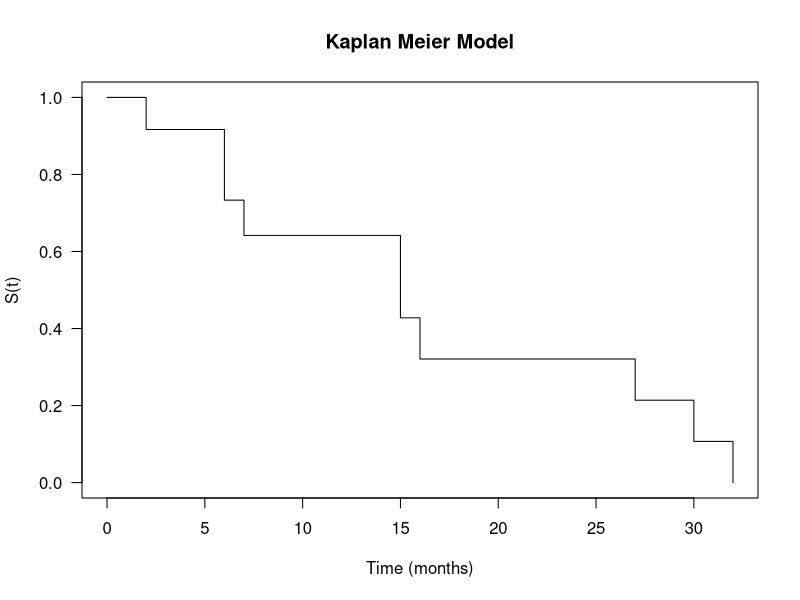
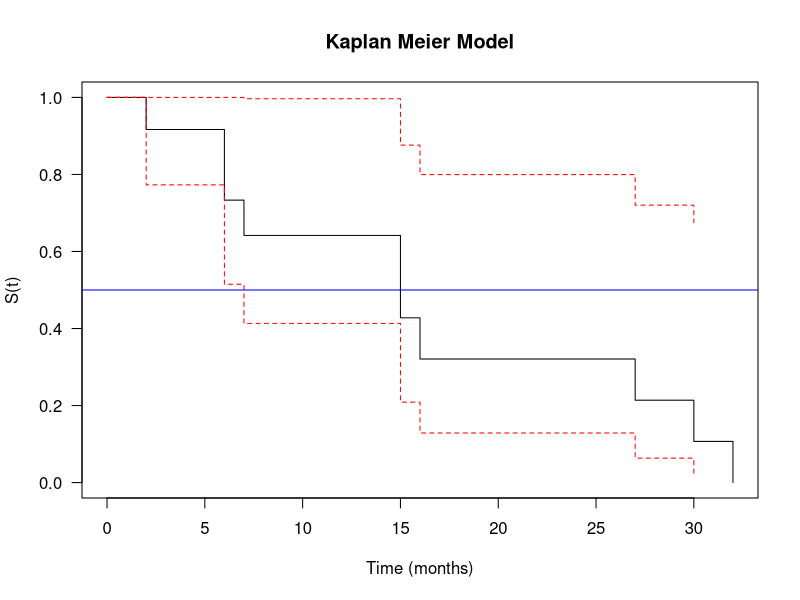
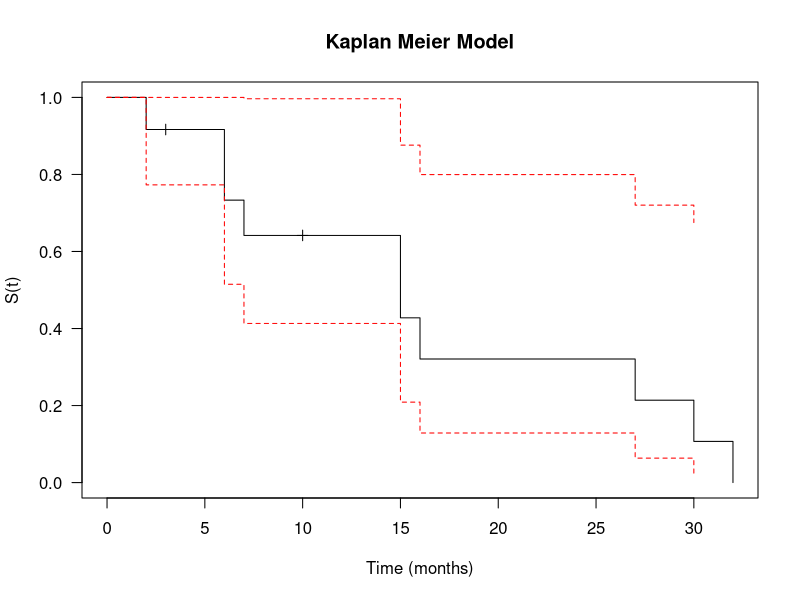
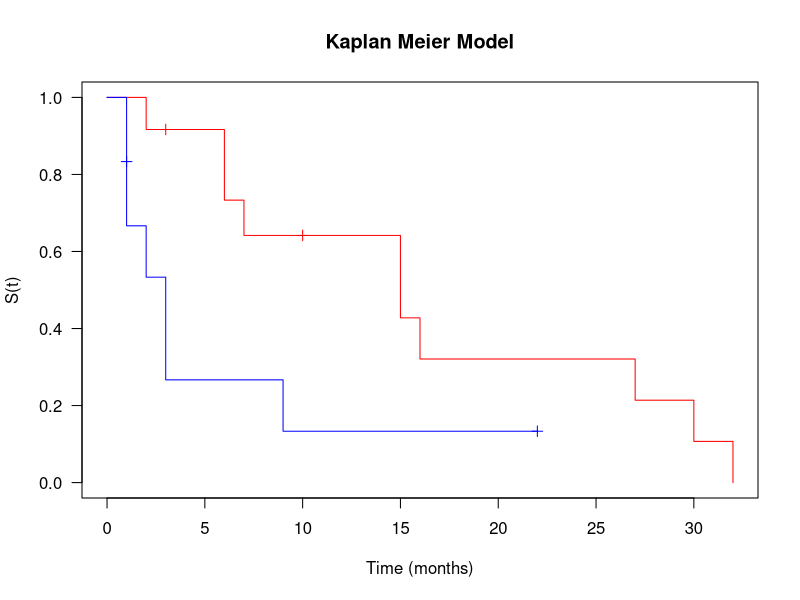
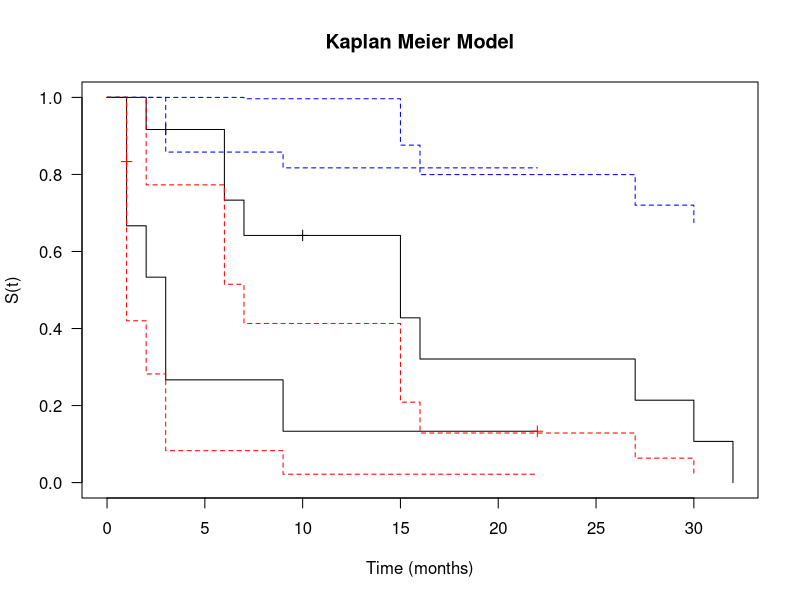

Write the R code that produced these figures, in order.
# Youtube tutorial:
# https://www.youtube.com/watch?v=6_AF9mMuk9E&list=PLqzoL9-eJTNDdnKvep_YHIwk2AMqHhuJ0&index=5

# I can't find the data online. I will type it in

AIDSsurv <- data.frame(Time = c(2,3,6,6,7,10,15,15, 16, 27, 30, 32),
                        Event = c(1,0,1,1,1,0,1,1,1,1,1,1))

# 1 means that the observation ends because of death
# 0 means that the observation is censored (it ended by other cause)

# Load the survival package
library(survival)


# Building the Kaplan Meier (Product Limit) Model
km.model <- survfit(Surv(AIDSsurv$Time, AIDSsurv$Event) ~ 1,
                    stype = 1, ctype = 1)

# We use ~1 since we do not have any covariates (No X matrix). 
# If we do have X, we would have typed ~X

# stype = 1 and ctype = 1 is the default, it is the KM model

# Evaluating the results
km.model

# n is the number of sample
# events is the number of recorded events (1s in our data)
# median is the median survival time. The probability to survive until 15 is
# estimated to be 0.5
# 7 is the lower bound of the 95% CI for the median survival time
# The upper bound is infinity since the number of  is so small

summary(km.model)

# n.risk is the number of people at risk at the corresponding time
# n.event is the number of events at the corresponding time
# survival is the probability of surviving pass the corresponding time
# std.err is the sd of the estimated probability
# the 95% confidence interval is given

# The CI is very large because the number of sample is so small

plot(km.model, conf.int = F, xlab = "Time (months)", ylab = "S(t)",
     main = "Kaplan Meier Model", las = 1)

# The las argument turns the y axis label for readibility
# The CI can be plotted if wanted to

plot(km.model, conf.int = T, xlab = "Time (months)", ylab = "S(t)",
     main = "Kaplan Meier Model", las = 1, col = c("black", "red", "red"))

# Why the median is 15 and the upper bound of 95% CI is NA
abline(h = 0.5, col = "blue")

# The horizontal line cross the lower bound of the 95% CI but not the upper
# bound. That is why the upper bound is NA. It crossed the lower bound of 95%
# CI at time = 7, that is why the lower bound of the median is 7. It croseed
# the observed survival function at time = 15, that is why the median is 15.

# Visualizing the censor
plot(km.model, conf.int = T, xlab = "Time (months)", ylab = "S(t)",
     main = "Kaplan Meier Model", las = 1, col = c("black", "red", "red"),
     mark.time = T)

# The tick marks are when the censoring happened




# Survival models of Grouped data
# Creating the data.frame that the video used

AIDSsurv_group <- data.frame(
  Time = c(2,3,6,6,7,10,15,15,16,27,30,32,1,1,1,1,2,3,3,9,22),
  Event = c(1,0,1,1,1,0,1,1,1,1,1,1,1,0,1,1,1,1,1,1,0),
  Over40 = c(0,0,0,0,0,0,0,0,0,0,0,0,1,1,1,1,1,1,1,1,1))

# Creating the KM model for the new data
km.model.group <- survfit(Surv(AIDSsurv_group$Time, AIDSsurv_group$Event) ~
                            AIDSsurv_group$Over40)

# Evaluating the result
km.model.group

summary(km.model.group)

# The function simply created 2 different survival model for the 2 categories.
# The first model is exactly the same as the model we created before for the
# AIDSurv data since we are just adding 9 new observations representing people
# with age > 40

# Visualizing the estimated survival function
plot(km.model.group, conf.int = F, xlab = "Time (months)", ylab = "S(t)",
     main = "Kaplan Meier Model", las = 1, mark.time = T, col = c("red","blue"))

# With the CI
plot(km.model.group, conf.int = T, xlab = "Time (months)", ylab = "S(t)",
     main = "Kaplan Meier Model", las = 1, mark.time = T,
     col = c("black","red","blue"))


# Performing the Log-Rank Test
# The Null hypothesis is that the survival functions of the different groups
# are the same. The alternative hypothesis is that the survival functions are
# different

survdiff(Surv(AIDSsurv_group$Time, AIDSsurv_group$Event)~AIDSsurv_group$Over40)

# The Null hypothesis is rejected under the 5% significance level. The 2 groups
# have different survival functions 